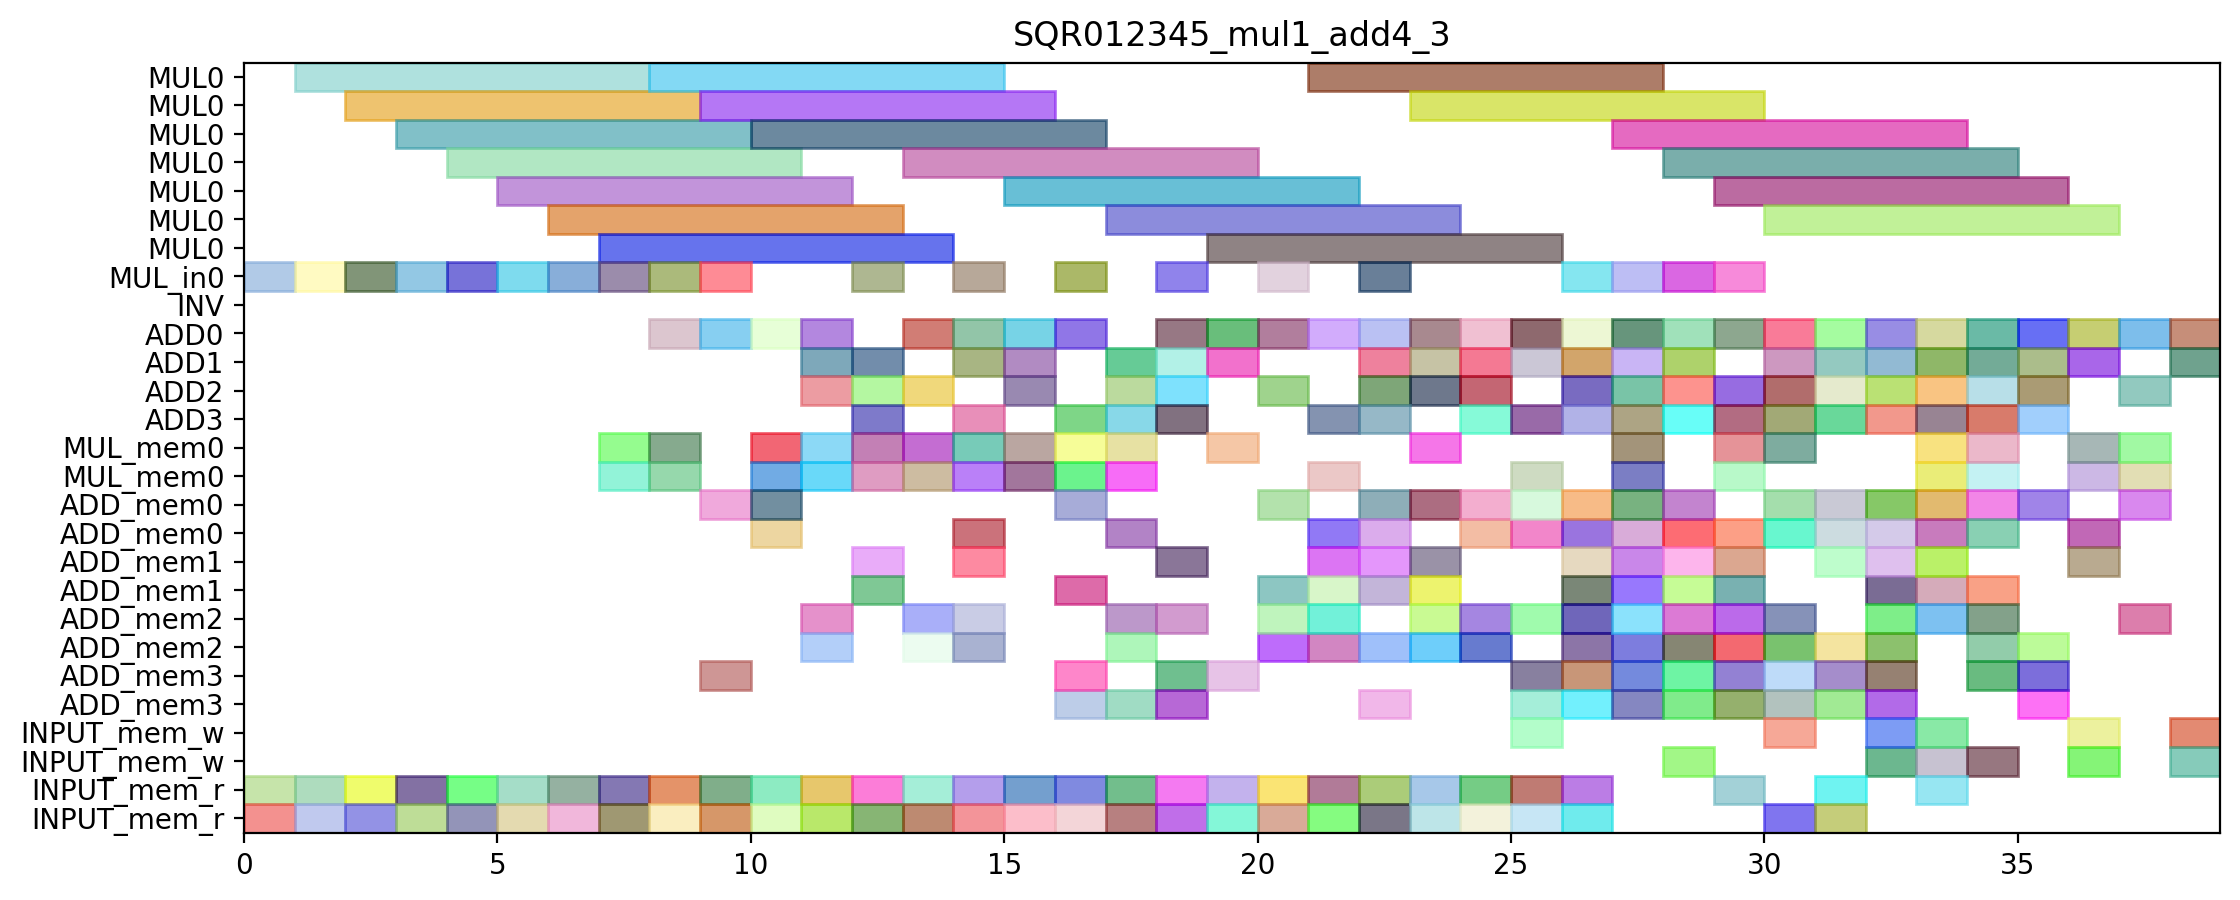

The script that drew this image:
from pyschedule import Scenario, solvers, plotters, alt

def solve_SQR012345_mul1_add4_3(ConstStep, ExpStep):
	horizon = 129
	S=Scenario("SQR012345_mul1_add4_3",horizon = horizon)

	# resource
	MUL = S.Resources('MUL', num=1, size=7)
	MUL_in = S.Resources('MUL_in', num=1)
	INV = S.Resource('INV')
	ADD = S.Resources('ADD', num=4, periods=range(1, horizon))
	MUL_mem = S.Resources('MUL_mem', num=1, size=2)
	ADD_mem = S.Resources('ADD_mem', num=4, size=2)
	INPUT_mem_w = S.Resource('INPUT_mem_w', size=2)
	INPUT_mem_r = S.Resource('INPUT_mem_r', size=2)

	# result of previous scheduling
	T0T2_in = S.Task('T0T2_in', length=1, delay_cost=1)
	S += T0T2_in >= 0
	T0T2_in += MUL_in[0]

	T0T2_mem0 = S.Task('T0T2_mem0', length=1, delay_cost=1)
	S += T0T2_mem0 >= 0
	T0T2_mem0 += INPUT_mem_r

	T0T2_mem1 = S.Task('T0T2_mem1', length=1, delay_cost=1)
	S += T0T2_mem1 >= 0
	T0T2_mem1 += INPUT_mem_r

	T0T2 = S.Task('T0T2', length=7, delay_cost=1)
	S += T0T2 >= 1
	T0T2 += MUL[0]

	T4T2_in = S.Task('T4T2_in', length=1, delay_cost=1)
	S += T4T2_in >= 1
	T4T2_in += MUL_in[0]

	T4T2_mem0 = S.Task('T4T2_mem0', length=1, delay_cost=1)
	S += T4T2_mem0 >= 1
	T4T2_mem0 += INPUT_mem_r

	T4T2_mem1 = S.Task('T4T2_mem1', length=1, delay_cost=1)
	S += T4T2_mem1 >= 1
	T4T2_mem1 += INPUT_mem_r

	T3T0_in = S.Task('T3T0_in', length=1, delay_cost=1)
	S += T3T0_in >= 2
	T3T0_in += MUL_in[0]

	T3T0_mem0 = S.Task('T3T0_mem0', length=1, delay_cost=1)
	S += T3T0_mem0 >= 2
	T3T0_mem0 += INPUT_mem_r

	T3T0_mem1 = S.Task('T3T0_mem1', length=1, delay_cost=1)
	S += T3T0_mem1 >= 2
	T3T0_mem1 += INPUT_mem_r

	T4T2 = S.Task('T4T2', length=7, delay_cost=1)
	S += T4T2 >= 2
	T4T2 += MUL[0]

	T3T0 = S.Task('T3T0', length=7, delay_cost=1)
	S += T3T0 >= 3
	T3T0 += MUL[0]

	T3T1_in = S.Task('T3T1_in', length=1, delay_cost=1)
	S += T3T1_in >= 3
	T3T1_in += MUL_in[0]

	T3T1_mem0 = S.Task('T3T1_mem0', length=1, delay_cost=1)
	S += T3T1_mem0 >= 3
	T3T1_mem0 += INPUT_mem_r

	T3T1_mem1 = S.Task('T3T1_mem1', length=1, delay_cost=1)
	S += T3T1_mem1 >= 3
	T3T1_mem1 += INPUT_mem_r

	T3T1 = S.Task('T3T1', length=7, delay_cost=1)
	S += T3T1 >= 4
	T3T1 += MUL[0]

	T5T1_in = S.Task('T5T1_in', length=1, delay_cost=1)
	S += T5T1_in >= 4
	T5T1_in += MUL_in[0]

	T5T1_mem0 = S.Task('T5T1_mem0', length=1, delay_cost=1)
	S += T5T1_mem0 >= 4
	T5T1_mem0 += INPUT_mem_r

	T5T1_mem1 = S.Task('T5T1_mem1', length=1, delay_cost=1)
	S += T5T1_mem1 >= 4
	T5T1_mem1 += INPUT_mem_r

	T5T0_in = S.Task('T5T0_in', length=1, delay_cost=1)
	S += T5T0_in >= 5
	T5T0_in += MUL_in[0]

	T5T0_mem0 = S.Task('T5T0_mem0', length=1, delay_cost=1)
	S += T5T0_mem0 >= 5
	T5T0_mem0 += INPUT_mem_r

	T5T0_mem1 = S.Task('T5T0_mem1', length=1, delay_cost=1)
	S += T5T0_mem1 >= 5
	T5T0_mem1 += INPUT_mem_r

	T5T1 = S.Task('T5T1', length=7, delay_cost=1)
	S += T5T1 >= 5
	T5T1 += MUL[0]

	T5T0 = S.Task('T5T0', length=7, delay_cost=1)
	S += T5T0 >= 6
	T5T0 += MUL[0]

	T7T0_in = S.Task('T7T0_in', length=1, delay_cost=1)
	S += T7T0_in >= 6
	T7T0_in += MUL_in[0]

	T7T0_mem0 = S.Task('T7T0_mem0', length=1, delay_cost=1)
	S += T7T0_mem0 >= 6
	T7T0_mem0 += INPUT_mem_r

	T7T0_mem1 = S.Task('T7T0_mem1', length=1, delay_cost=1)
	S += T7T0_mem1 >= 6
	T7T0_mem1 += INPUT_mem_r

	T7T0 = S.Task('T7T0', length=7, delay_cost=1)
	S += T7T0 >= 7
	T7T0 += MUL[0]

	T7T1_in = S.Task('T7T1_in', length=1, delay_cost=1)
	S += T7T1_in >= 7
	T7T1_in += MUL_in[0]

	T7T1_mem0 = S.Task('T7T1_mem0', length=1, delay_cost=1)
	S += T7T1_mem0 >= 7
	T7T1_mem0 += INPUT_mem_r

	T7T1_mem1 = S.Task('T7T1_mem1', length=1, delay_cost=1)
	S += T7T1_mem1 >= 7
	T7T1_mem1 += INPUT_mem_r

	T6T0_in = S.Task('T6T0_in', length=1, delay_cost=1)
	S += T6T0_in >= 8
	T6T0_in += MUL_in[0]

	T6T0_mem0 = S.Task('T6T0_mem0', length=1, delay_cost=1)
	S += T6T0_mem0 >= 8
	T6T0_mem0 += INPUT_mem_r

	T6T0_mem1 = S.Task('T6T0_mem1', length=1, delay_cost=1)
	S += T6T0_mem1 >= 8
	T6T0_mem1 += INPUT_mem_r

	T7T1 = S.Task('T7T1', length=7, delay_cost=1)
	S += T7T1 >= 8
	T7T1 += MUL[0]

	C111_mem0 = S.Task('C111_mem0', length=1, delay_cost=1)
	S += C111_mem0 >= 9
	C111_mem0 += ADD_mem[0]

	C111_mem1 = S.Task('C111_mem1', length=1, delay_cost=1)
	S += C111_mem1 >= 9
	C111_mem1 += ADD_mem[3]

	T6T0 = S.Task('T6T0', length=7, delay_cost=1)
	S += T6T0 >= 9
	T6T0 += MUL[0]

	T6T1_in = S.Task('T6T1_in', length=1, delay_cost=1)
	S += T6T1_in >= 9
	T6T1_in += MUL_in[0]

	T6T1_mem0 = S.Task('T6T1_mem0', length=1, delay_cost=1)
	S += T6T1_mem0 >= 9
	T6T1_mem0 += INPUT_mem_r

	T6T1_mem1 = S.Task('T6T1_mem1', length=1, delay_cost=1)
	S += T6T1_mem1 >= 9
	T6T1_mem1 += INPUT_mem_r

	C111 = S.Task('C111', length=1, delay_cost=1)
	S += C111 >= 10
	C111 += ADD[0]

	T30_mem0 = S.Task('T30_mem0', length=1, delay_cost=1)
	S += T30_mem0 >= 10
	T30_mem0 += MUL_mem[0]

	T30_mem1 = S.Task('T30_mem1', length=1, delay_cost=1)
	S += T30_mem1 >= 10
	T30_mem1 += MUL_mem[0]

	T3T2_mem0 = S.Task('T3T2_mem0', length=1, delay_cost=1)
	S += T3T2_mem0 >= 10
	T3T2_mem0 += INPUT_mem_r

	T3T2_mem1 = S.Task('T3T2_mem1', length=1, delay_cost=1)
	S += T3T2_mem1 >= 10
	T3T2_mem1 += INPUT_mem_r

	T6T1 = S.Task('T6T1', length=7, delay_cost=1)
	S += T6T1 >= 10
	T6T1 += MUL[0]

	T30 = S.Task('T30', length=1, delay_cost=1)
	S += T30 >= 11
	T30 += ADD[2]

	T3T2 = S.Task('T3T2', length=1, delay_cost=1)
	S += T3T2 >= 11
	T3T2 += ADD[1]

	T3T3_mem0 = S.Task('T3T3_mem0', length=1, delay_cost=1)
	S += T3T3_mem0 >= 11
	T3T3_mem0 += INPUT_mem_r

	T3T3_mem1 = S.Task('T3T3_mem1', length=1, delay_cost=1)
	S += T3T3_mem1 >= 11
	T3T3_mem1 += INPUT_mem_r

	T3T5_mem0 = S.Task('T3T5_mem0', length=1, delay_cost=1)
	S += T3T5_mem0 >= 11
	T3T5_mem0 += MUL_mem[0]

	T3T5_mem1 = S.Task('T3T5_mem1', length=1, delay_cost=1)
	S += T3T5_mem1 >= 11
	T3T5_mem1 += MUL_mem[0]

	T3T3 = S.Task('T3T3', length=1, delay_cost=1)
	S += T3T3 >= 12
	T3T3 += ADD[1]

	T3T4_in = S.Task('T3T4_in', length=1, delay_cost=1)
	S += T3T4_in >= 12
	T3T4_in += MUL_in[0]

	T3T4_mem0 = S.Task('T3T4_mem0', length=1, delay_cost=1)
	S += T3T4_mem0 >= 12
	T3T4_mem0 += ADD_mem[1]

	T3T4_mem1 = S.Task('T3T4_mem1', length=1, delay_cost=1)
	S += T3T4_mem1 >= 12
	T3T4_mem1 += ADD_mem[1]

	T3T5 = S.Task('T3T5', length=1, delay_cost=1)
	S += T3T5 >= 12
	T3T5 += ADD[3]

	T50_mem0 = S.Task('T50_mem0', length=1, delay_cost=1)
	S += T50_mem0 >= 12
	T50_mem0 += MUL_mem[0]

	T50_mem1 = S.Task('T50_mem1', length=1, delay_cost=1)
	S += T50_mem1 >= 12
	T50_mem1 += MUL_mem[0]

	T7T3_mem0 = S.Task('T7T3_mem0', length=1, delay_cost=1)
	S += T7T3_mem0 >= 12
	T7T3_mem0 += INPUT_mem_r

	T7T3_mem1 = S.Task('T7T3_mem1', length=1, delay_cost=1)
	S += T7T3_mem1 >= 12
	T7T3_mem1 += INPUT_mem_r

	T3T4 = S.Task('T3T4', length=7, delay_cost=1)
	S += T3T4 >= 13
	T3T4 += MUL[0]

	T50 = S.Task('T50', length=1, delay_cost=1)
	S += T50 >= 13
	T50 += ADD[2]

	T5T5_mem0 = S.Task('T5T5_mem0', length=1, delay_cost=1)
	S += T5T5_mem0 >= 13
	T5T5_mem0 += MUL_mem[0]

	T5T5_mem1 = S.Task('T5T5_mem1', length=1, delay_cost=1)
	S += T5T5_mem1 >= 13
	T5T5_mem1 += MUL_mem[0]

	T7T2_mem0 = S.Task('T7T2_mem0', length=1, delay_cost=1)
	S += T7T2_mem0 >= 13
	T7T2_mem0 += INPUT_mem_r

	T7T2_mem1 = S.Task('T7T2_mem1', length=1, delay_cost=1)
	S += T7T2_mem1 >= 13
	T7T2_mem1 += INPUT_mem_r

	T7T3 = S.Task('T7T3', length=1, delay_cost=1)
	S += T7T3 >= 13
	T7T3 += ADD[0]

	C01_0_mem0 = S.Task('C01_0_mem0', length=1, delay_cost=1)
	S += C01_0_mem0 >= 14
	C01_0_mem0 += ADD_mem[2]

	C01_0_mem1 = S.Task('C01_0_mem1', length=1, delay_cost=1)
	S += C01_0_mem1 >= 14
	C01_0_mem1 += ADD_mem[2]

	T5T5 = S.Task('T5T5', length=1, delay_cost=1)
	S += T5T5 >= 14
	T5T5 += ADD[0]

	T6T3_mem0 = S.Task('T6T3_mem0', length=1, delay_cost=1)
	S += T6T3_mem0 >= 14
	T6T3_mem0 += INPUT_mem_r

	T6T3_mem1 = S.Task('T6T3_mem1', length=1, delay_cost=1)
	S += T6T3_mem1 >= 14
	T6T3_mem1 += INPUT_mem_r

	T7T2 = S.Task('T7T2', length=1, delay_cost=1)
	S += T7T2 >= 14
	T7T2 += ADD[1]

	T7T4_in = S.Task('T7T4_in', length=1, delay_cost=1)
	S += T7T4_in >= 14
	T7T4_in += MUL_in[0]

	T7T4_mem0 = S.Task('T7T4_mem0', length=1, delay_cost=1)
	S += T7T4_mem0 >= 14
	T7T4_mem0 += ADD_mem[1]

	T7T4_mem1 = S.Task('T7T4_mem1', length=1, delay_cost=1)
	S += T7T4_mem1 >= 14
	T7T4_mem1 += ADD_mem[0]

	T7T5_mem0 = S.Task('T7T5_mem0', length=1, delay_cost=1)
	S += T7T5_mem0 >= 14
	T7T5_mem0 += MUL_mem[0]

	T7T5_mem1 = S.Task('T7T5_mem1', length=1, delay_cost=1)
	S += T7T5_mem1 >= 14
	T7T5_mem1 += MUL_mem[0]

	C01_0 = S.Task('C01_0', length=1, delay_cost=1)
	S += C01_0 >= 15
	C01_0 += ADD[2]

	T6T2_mem0 = S.Task('T6T2_mem0', length=1, delay_cost=1)
	S += T6T2_mem0 >= 15
	T6T2_mem0 += INPUT_mem_r

	T6T2_mem1 = S.Task('T6T2_mem1', length=1, delay_cost=1)
	S += T6T2_mem1 >= 15
	T6T2_mem1 += INPUT_mem_r

	T6T3 = S.Task('T6T3', length=1, delay_cost=1)
	S += T6T3 >= 15
	T6T3 += ADD[1]

	T70_mem0 = S.Task('T70_mem0', length=1, delay_cost=1)
	S += T70_mem0 >= 15
	T70_mem0 += MUL_mem[0]

	T70_mem1 = S.Task('T70_mem1', length=1, delay_cost=1)
	S += T70_mem1 >= 15
	T70_mem1 += MUL_mem[0]

	T7T4 = S.Task('T7T4', length=7, delay_cost=1)
	S += T7T4 >= 15
	T7T4 += MUL[0]

	T7T5 = S.Task('T7T5', length=1, delay_cost=1)
	S += T7T5 >= 15
	T7T5 += ADD[0]

	T5T2_mem0 = S.Task('T5T2_mem0', length=1, delay_cost=1)
	S += T5T2_mem0 >= 16
	T5T2_mem0 += INPUT_mem_r

	T5T2_mem1 = S.Task('T5T2_mem1', length=1, delay_cost=1)
	S += T5T2_mem1 >= 16
	T5T2_mem1 += INPUT_mem_r

	T60_mem0 = S.Task('T60_mem0', length=1, delay_cost=1)
	S += T60_mem0 >= 16
	T60_mem0 += MUL_mem[0]

	T60_mem1 = S.Task('T60_mem1', length=1, delay_cost=1)
	S += T60_mem1 >= 16
	T60_mem1 += MUL_mem[0]

	T6T2 = S.Task('T6T2', length=1, delay_cost=1)
	S += T6T2 >= 16
	T6T2 += ADD[0]

	T6T4_in = S.Task('T6T4_in', length=1, delay_cost=1)
	S += T6T4_in >= 16
	T6T4_in += MUL_in[0]

	T6T4_mem0 = S.Task('T6T4_mem0', length=1, delay_cost=1)
	S += T6T4_mem0 >= 16
	T6T4_mem0 += ADD_mem[0]

	T6T4_mem1 = S.Task('T6T4_mem1', length=1, delay_cost=1)
	S += T6T4_mem1 >= 16
	T6T4_mem1 += ADD_mem[1]

	T70 = S.Task('T70', length=1, delay_cost=1)
	S += T70 >= 16
	T70 += ADD[3]

	C21_0_mem0 = S.Task('C21_0_mem0', length=1, delay_cost=1)
	S += C21_0_mem0 >= 17
	C21_0_mem0 += ADD_mem[0]

	C21_0_mem1 = S.Task('C21_0_mem1', length=1, delay_cost=1)
	S += C21_0_mem1 >= 17
	C21_0_mem1 += ADD_mem[3]

	T5T2 = S.Task('T5T2', length=1, delay_cost=1)
	S += T5T2 >= 17
	T5T2 += ADD[3]

	T5T3_mem0 = S.Task('T5T3_mem0', length=1, delay_cost=1)
	S += T5T3_mem0 >= 17
	T5T3_mem0 += INPUT_mem_r

	T5T3_mem1 = S.Task('T5T3_mem1', length=1, delay_cost=1)
	S += T5T3_mem1 >= 17
	T5T3_mem1 += INPUT_mem_r

	T60 = S.Task('T60', length=1, delay_cost=1)
	S += T60 >= 17
	T60 += ADD[2]

	T6T4 = S.Task('T6T4', length=7, delay_cost=1)
	S += T6T4 >= 17
	T6T4 += MUL[0]

	T6T5_mem0 = S.Task('T6T5_mem0', length=1, delay_cost=1)
	S += T6T5_mem0 >= 17
	T6T5_mem0 += MUL_mem[0]

	T6T5_mem1 = S.Task('T6T5_mem1', length=1, delay_cost=1)
	S += T6T5_mem1 >= 17
	T6T5_mem1 += MUL_mem[0]

	C10_0_mem0 = S.Task('C10_0_mem0', length=1, delay_cost=1)
	S += C10_0_mem0 >= 18
	C10_0_mem0 += ADD_mem[1]

	C10_0_mem1 = S.Task('C10_0_mem1', length=1, delay_cost=1)
	S += C10_0_mem1 >= 18
	C10_0_mem1 += ADD_mem[2]

	C21_0 = S.Task('C21_0', length=1, delay_cost=1)
	S += C21_0 >= 18
	C21_0 += ADD[0]

	T4T0_mem0 = S.Task('T4T0_mem0', length=1, delay_cost=1)
	S += T4T0_mem0 >= 18
	T4T0_mem0 += INPUT_mem_r

	T4T0_mem1 = S.Task('T4T0_mem1', length=1, delay_cost=1)
	S += T4T0_mem1 >= 18
	T4T0_mem1 += INPUT_mem_r

	T5T3 = S.Task('T5T3', length=1, delay_cost=1)
	S += T5T3 >= 18
	T5T3 += ADD[3]

	T5T4_in = S.Task('T5T4_in', length=1, delay_cost=1)
	S += T5T4_in >= 18
	T5T4_in += MUL_in[0]

	T5T4_mem0 = S.Task('T5T4_mem0', length=1, delay_cost=1)
	S += T5T4_mem0 >= 18
	T5T4_mem0 += ADD_mem[3]

	T5T4_mem1 = S.Task('T5T4_mem1', length=1, delay_cost=1)
	S += T5T4_mem1 >= 18
	T5T4_mem1 += ADD_mem[3]

	T6T5 = S.Task('T6T5', length=1, delay_cost=1)
	S += T6T5 >= 18
	T6T5 += ADD[2]

	C10_0 = S.Task('C10_0', length=1, delay_cost=1)
	S += C10_0 >= 19
	C10_0 += ADD[0]

	T31_mem0 = S.Task('T31_mem0', length=1, delay_cost=1)
	S += T31_mem0 >= 19
	T31_mem0 += MUL_mem[0]

	T31_mem1 = S.Task('T31_mem1', length=1, delay_cost=1)
	S += T31_mem1 >= 19
	T31_mem1 += ADD_mem[3]

	T4T0 = S.Task('T4T0', length=1, delay_cost=1)
	S += T4T0 >= 19
	T4T0 += ADD[1]

	T4T1_mem0 = S.Task('T4T1_mem0', length=1, delay_cost=1)
	S += T4T1_mem0 >= 19
	T4T1_mem0 += INPUT_mem_r

	T4T1_mem1 = S.Task('T4T1_mem1', length=1, delay_cost=1)
	S += T4T1_mem1 >= 19
	T4T1_mem1 += INPUT_mem_r

	T5T4 = S.Task('T5T4', length=7, delay_cost=1)
	S += T5T4 >= 19
	T5T4 += MUL[0]

	T0T0_mem0 = S.Task('T0T0_mem0', length=1, delay_cost=1)
	S += T0T0_mem0 >= 20
	T0T0_mem0 += INPUT_mem_r

	T0T0_mem1 = S.Task('T0T0_mem1', length=1, delay_cost=1)
	S += T0T0_mem1 >= 20
	T0T0_mem1 += INPUT_mem_r

	T31 = S.Task('T31', length=1, delay_cost=1)
	S += T31 >= 20
	T31 += ADD[2]

	T40_in = S.Task('T40_in', length=1, delay_cost=1)
	S += T40_in >= 20
	T40_in += MUL_in[0]

	T40_mem0 = S.Task('T40_mem0', length=1, delay_cost=1)
	S += T40_mem0 >= 20
	T40_mem0 += ADD_mem[1]

	T40_mem1 = S.Task('T40_mem1', length=1, delay_cost=1)
	S += T40_mem1 >= 20
	T40_mem1 += ADD_mem[0]

	T4T1 = S.Task('T4T1', length=1, delay_cost=1)
	S += T4T1 >= 20
	T4T1 += ADD[0]

	C000_mem0 = S.Task('C000_mem0', length=1, delay_cost=1)
	S += C000_mem0 >= 21
	C000_mem0 += ADD_mem[2]

	C000_mem1 = S.Task('C000_mem1', length=1, delay_cost=1)
	S += C000_mem1 >= 21
	C000_mem1 += ADD_mem[1]

	C001_mem0 = S.Task('C001_mem0', length=1, delay_cost=1)
	S += C001_mem0 >= 21
	C001_mem0 += ADD_mem[2]

	C001_mem1 = S.Task('C001_mem1', length=1, delay_cost=1)
	S += C001_mem1 >= 21
	C001_mem1 += ADD_mem[1]

	T0T0 = S.Task('T0T0', length=1, delay_cost=1)
	S += T0T0 >= 21
	T0T0 += ADD[3]

	T0T1_mem0 = S.Task('T0T1_mem0', length=1, delay_cost=1)
	S += T0T1_mem0 >= 21
	T0T1_mem0 += INPUT_mem_r

	T0T1_mem1 = S.Task('T0T1_mem1', length=1, delay_cost=1)
	S += T0T1_mem1 >= 21
	T0T1_mem1 += INPUT_mem_r

	T40 = S.Task('T40', length=7, delay_cost=1)
	S += T40 >= 21
	T40 += MUL[0]

	T71_mem0 = S.Task('T71_mem0', length=1, delay_cost=1)
	S += T71_mem0 >= 21
	T71_mem0 += MUL_mem[0]

	T71_mem1 = S.Task('T71_mem1', length=1, delay_cost=1)
	S += T71_mem1 >= 21
	T71_mem1 += ADD_mem[0]

	C000 = S.Task('C000', length=1, delay_cost=1)
	S += C000 >= 22
	C000 += ADD[3]

	C001 = S.Task('C001', length=1, delay_cost=1)
	S += C001 >= 22
	C001 += ADD[1]

	C00_1_mem0 = S.Task('C00_1_mem0', length=1, delay_cost=1)
	S += C00_1_mem0 >= 22
	C00_1_mem0 += ADD_mem[1]

	C00_1_mem1 = S.Task('C00_1_mem1', length=1, delay_cost=1)
	S += C00_1_mem1 >= 22
	C00_1_mem1 += ADD_mem[1]

	T00_in = S.Task('T00_in', length=1, delay_cost=1)
	S += T00_in >= 22
	T00_in += MUL_in[0]

	T00_mem0 = S.Task('T00_mem0', length=1, delay_cost=1)
	S += T00_mem0 >= 22
	T00_mem0 += ADD_mem[3]

	T00_mem1 = S.Task('T00_mem1', length=1, delay_cost=1)
	S += T00_mem1 >= 22
	T00_mem1 += ADD_mem[2]

	T0T1 = S.Task('T0T1', length=1, delay_cost=1)
	S += T0T1 >= 22
	T0T1 += ADD[2]

	T11_mem0 = S.Task('T11_mem0', length=1, delay_cost=1)
	S += T11_mem0 >= 22
	T11_mem0 += INPUT_mem_r

	T11_mem1 = S.Task('T11_mem1', length=1, delay_cost=1)
	S += T11_mem1 >= 22
	T11_mem1 += INPUT_mem_r

	T71 = S.Task('T71', length=1, delay_cost=1)
	S += T71 >= 22
	T71 += ADD[0]

	C00_1 = S.Task('C00_1', length=1, delay_cost=1)
	S += C00_1 >= 23
	C00_1 += ADD[2]

	C21_1_mem0 = S.Task('C21_1_mem0', length=1, delay_cost=1)
	S += C21_1_mem0 >= 23
	C21_1_mem0 += ADD_mem[2]

	C21_1_mem1 = S.Task('C21_1_mem1', length=1, delay_cost=1)
	S += C21_1_mem1 >= 23
	C21_1_mem1 += ADD_mem[0]

	T00 = S.Task('T00', length=7, delay_cost=1)
	S += T00 >= 23
	T00 += MUL[0]

	T11 = S.Task('T11', length=1, delay_cost=1)
	S += T11 >= 23
	T11 += ADD[1]

	T1_1_mem0 = S.Task('T1_1_mem0', length=1, delay_cost=1)
	S += T1_1_mem0 >= 23
	T1_1_mem0 += ADD_mem[1]

	T1_1_mem1 = S.Task('T1_1_mem1', length=1, delay_cost=1)
	S += T1_1_mem1 >= 23
	T1_1_mem1 += INPUT_mem_r

	T21_mem0 = S.Task('T21_mem0', length=1, delay_cost=1)
	S += T21_mem0 >= 23
	T21_mem0 += ADD_mem[1]

	T21_mem1 = S.Task('T21_mem1', length=1, delay_cost=1)
	S += T21_mem1 >= 23
	T21_mem1 += INPUT_mem_r

	T61_mem0 = S.Task('T61_mem0', length=1, delay_cost=1)
	S += T61_mem0 >= 23
	T61_mem0 += MUL_mem[0]

	T61_mem1 = S.Task('T61_mem1', length=1, delay_cost=1)
	S += T61_mem1 >= 23
	T61_mem1 += ADD_mem[2]

	C21_1 = S.Task('C21_1', length=1, delay_cost=1)
	S += C21_1 >= 24
	C21_1 += ADD[3]

	T10_mem0 = S.Task('T10_mem0', length=1, delay_cost=1)
	S += T10_mem0 >= 24
	T10_mem0 += INPUT_mem_r

	T10_mem1 = S.Task('T10_mem1', length=1, delay_cost=1)
	S += T10_mem1 >= 24
	T10_mem1 += INPUT_mem_r

	T1_1 = S.Task('T1_1', length=1, delay_cost=1)
	S += T1_1 >= 24
	T1_1 += ADD[1]

	T21 = S.Task('T21', length=1, delay_cost=1)
	S += T21 >= 24
	T21 += ADD[2]

	T61 = S.Task('T61', length=1, delay_cost=1)
	S += T61 >= 24
	T61 += ADD[0]

	C10_1_mem0 = S.Task('C10_1_mem0', length=1, delay_cost=1)
	S += C10_1_mem0 >= 25
	C10_1_mem0 += ADD_mem[2]

	C10_1_mem1 = S.Task('C10_1_mem1', length=1, delay_cost=1)
	S += C10_1_mem1 >= 25
	C10_1_mem1 += ADD_mem[0]

	T10 = S.Task('T10', length=1, delay_cost=1)
	S += T10 >= 25
	T10 += ADD[3]

	T1_0_mem0 = S.Task('T1_0_mem0', length=1, delay_cost=1)
	S += T1_0_mem0 >= 25
	T1_0_mem0 += ADD_mem[3]

	T1_0_mem1 = S.Task('T1_0_mem1', length=1, delay_cost=1)
	S += T1_0_mem1 >= 25
	T1_0_mem1 += INPUT_mem_r

	T20_mem0 = S.Task('T20_mem0', length=1, delay_cost=1)
	S += T20_mem0 >= 25
	T20_mem0 += ADD_mem[3]

	T20_mem1 = S.Task('T20_mem1', length=1, delay_cost=1)
	S += T20_mem1 >= 25
	T20_mem1 += INPUT_mem_r

	T51_mem0 = S.Task('T51_mem0', length=1, delay_cost=1)
	S += T51_mem0 >= 25
	T51_mem0 += MUL_mem[0]

	T51_mem1 = S.Task('T51_mem1', length=1, delay_cost=1)
	S += T51_mem1 >= 25
	T51_mem1 += ADD_mem[0]

	C01_10_mem0 = S.Task('C01_10_mem0', length=1, delay_cost=1)
	S += C01_10_mem0 >= 26
	C01_10_mem0 += ADD_mem[2]

	C01_10_mem1 = S.Task('C01_10_mem1', length=1, delay_cost=1)
	S += C01_10_mem1 >= 26
	C01_10_mem1 += INPUT_mem_r

	C10_1 = S.Task('C10_1', length=1, delay_cost=1)
	S += C10_1 >= 26
	C10_1 += ADD[2]

	C21_10_mem0 = S.Task('C21_10_mem0', length=1, delay_cost=1)
	S += C21_10_mem0 >= 26
	C21_10_mem0 += ADD_mem[0]

	C21_10_mem1 = S.Task('C21_10_mem1', length=1, delay_cost=1)
	S += C21_10_mem1 >= 26
	C21_10_mem1 += INPUT_mem_r

	T1_0 = S.Task('T1_0', length=1, delay_cost=1)
	S += T1_0 >= 26
	T1_0 += ADD[3]

	T1_1T1_mem0 = S.Task('T1_1T1_mem0', length=1, delay_cost=1)
	S += T1_1T1_mem0 >= 26
	T1_1T1_mem0 += ADD_mem[3]

	T1_1T1_mem1 = S.Task('T1_1T1_mem1', length=1, delay_cost=1)
	S += T1_1T1_mem1 >= 26
	T1_1T1_mem1 += ADD_mem[1]

	T1_1T2_in = S.Task('T1_1T2_in', length=1, delay_cost=1)
	S += T1_1T2_in >= 26
	T1_1T2_in += MUL_in[0]

	T1_1T2_mem0 = S.Task('T1_1T2_mem0', length=1, delay_cost=1)
	S += T1_1T2_mem0 >= 26
	T1_1T2_mem0 += ADD_mem[3]

	T1_1T2_mem1 = S.Task('T1_1T2_mem1', length=1, delay_cost=1)
	S += T1_1T2_mem1 >= 26
	T1_1T2_mem1 += ADD_mem[1]

	T20 = S.Task('T20', length=1, delay_cost=1)
	S += T20 >= 26
	T20 += ADD[0]

	T2_T1_mem0 = S.Task('T2_T1_mem0', length=1, delay_cost=1)
	S += T2_T1_mem0 >= 26
	T2_T1_mem0 += ADD_mem[0]

	T2_T1_mem1 = S.Task('T2_T1_mem1', length=1, delay_cost=1)
	S += T2_T1_mem1 >= 26
	T2_T1_mem1 += ADD_mem[2]

	T51 = S.Task('T51', length=1, delay_cost=1)
	S += T51 >= 26
	T51 += ADD[1]

	C01_10 = S.Task('C01_10', length=1, delay_cost=1)
	S += C01_10 >= 27
	C01_10 += ADD[1]

	C200_mem0 = S.Task('C200_mem0', length=1, delay_cost=1)
	S += C200_mem0 >= 27
	C200_mem0 += MUL_mem[0]

	C200_mem1 = S.Task('C200_mem1', length=1, delay_cost=1)
	S += C200_mem1 >= 27
	C200_mem1 += ADD_mem[3]

	C201_mem0 = S.Task('C201_mem0', length=1, delay_cost=1)
	S += C201_mem0 >= 27
	C201_mem0 += MUL_mem[0]

	C201_mem1 = S.Task('C201_mem1', length=1, delay_cost=1)
	S += C201_mem1 >= 27
	C201_mem1 += ADD_mem[3]

	C21_10 = S.Task('C21_10', length=1, delay_cost=1)
	S += C21_10 >= 27
	C21_10 += ADD[2]

	T1_1T1 = S.Task('T1_1T1', length=1, delay_cost=1)
	S += T1_1T1 >= 27
	T1_1T1 += ADD[3]

	T1_1T2 = S.Task('T1_1T2', length=7, delay_cost=1)
	S += T1_1T2 >= 27
	T1_1T2 += MUL[0]

	T2_T0_mem0 = S.Task('T2_T0_mem0', length=1, delay_cost=1)
	S += T2_T0_mem0 >= 27
	T2_T0_mem0 += ADD_mem[0]

	T2_T0_mem1 = S.Task('T2_T0_mem1', length=1, delay_cost=1)
	S += T2_T0_mem1 >= 27
	T2_T0_mem1 += ADD_mem[2]

	T2_T1 = S.Task('T2_T1', length=1, delay_cost=1)
	S += T2_T1 >= 27
	T2_T1 += ADD[0]

	T2_T2_in = S.Task('T2_T2_in', length=1, delay_cost=1)
	S += T2_T2_in >= 27
	T2_T2_in += MUL_in[0]

	T2_T2_mem0 = S.Task('T2_T2_mem0', length=1, delay_cost=1)
	S += T2_T2_mem0 >= 27
	T2_T2_mem0 += ADD_mem[0]

	T2_T2_mem1 = S.Task('T2_T2_mem1', length=1, delay_cost=1)
	S += T2_T2_mem1 >= 27
	T2_T2_mem1 += ADD_mem[2]

	C01_1_mem0 = S.Task('C01_1_mem0', length=1, delay_cost=1)
	S += C01_1_mem0 >= 28
	C01_1_mem0 += ADD_mem[3]

	C01_1_mem1 = S.Task('C01_1_mem1', length=1, delay_cost=1)
	S += C01_1_mem1 >= 28
	C01_1_mem1 += ADD_mem[1]

	C200 = S.Task('C200', length=1, delay_cost=1)
	S += C200 >= 28
	C200 += ADD[0]

	C201 = S.Task('C201', length=1, delay_cost=1)
	S += C201 >= 28
	C201 += ADD[1]

	C20_0_mem0 = S.Task('C20_0_mem0', length=1, delay_cost=1)
	S += C20_0_mem0 >= 28
	C20_0_mem0 += ADD_mem[0]

	C20_0_mem1 = S.Task('C20_0_mem1', length=1, delay_cost=1)
	S += C20_0_mem1 >= 28
	C20_0_mem1 += ADD_mem[2]

	T1_1T0_mem0 = S.Task('T1_1T0_mem0', length=1, delay_cost=1)
	S += T1_1T0_mem0 >= 28
	T1_1T0_mem0 += ADD_mem[3]

	T1_1T0_mem1 = S.Task('T1_1T0_mem1', length=1, delay_cost=1)
	S += T1_1T0_mem1 >= 28
	T1_1T0_mem1 += ADD_mem[1]

	T2_0_in = S.Task('T2_0_in', length=1, delay_cost=1)
	S += T2_0_in >= 28
	T2_0_in += MUL_in[0]

	T2_0_mem0 = S.Task('T2_0_mem0', length=1, delay_cost=1)
	S += T2_0_mem0 >= 28
	T2_0_mem0 += ADD_mem[2]

	T2_0_mem1 = S.Task('T2_0_mem1', length=1, delay_cost=1)
	S += T2_0_mem1 >= 28
	T2_0_mem1 += ADD_mem[0]

	T2_T0 = S.Task('T2_T0', length=1, delay_cost=1)
	S += T2_T0 >= 28
	T2_T0 += ADD[2]

	T2_T2 = S.Task('T2_T2', length=7, delay_cost=1)
	S += T2_T2 >= 28
	T2_T2 += MUL[0]

	C01_1 = S.Task('C01_1', length=1, delay_cost=1)
	S += C01_1 >= 29
	C01_1 += ADD[3]

	C01_11_mem0 = S.Task('C01_11_mem0', length=1, delay_cost=1)
	S += C01_11_mem0 >= 29
	C01_11_mem0 += ADD_mem[3]

	C01_11_mem1 = S.Task('C01_11_mem1', length=1, delay_cost=1)
	S += C01_11_mem1 >= 29
	C01_11_mem1 += INPUT_mem_r

	C110_mem0 = S.Task('C110_mem0', length=1, delay_cost=1)
	S += C110_mem0 >= 29
	C110_mem0 += MUL_mem[0]

	C110_mem1 = S.Task('C110_mem1', length=1, delay_cost=1)
	S += C110_mem1 >= 29
	C110_mem1 += MUL_mem[0]

	C20_0 = S.Task('C20_0', length=1, delay_cost=1)
	S += C20_0 >= 29
	C20_0 += ADD[2]

	C20_1_mem0 = S.Task('C20_1_mem0', length=1, delay_cost=1)
	S += C20_1_mem0 >= 29
	C20_1_mem0 += ADD_mem[1]

	C20_1_mem1 = S.Task('C20_1_mem1', length=1, delay_cost=1)
	S += C20_1_mem1 >= 29
	C20_1_mem1 += ADD_mem[1]

	T1_10_in = S.Task('T1_10_in', length=1, delay_cost=1)
	S += T1_10_in >= 29
	T1_10_in += MUL_in[0]

	T1_10_mem0 = S.Task('T1_10_mem0', length=1, delay_cost=1)
	S += T1_10_mem0 >= 29
	T1_10_mem0 += ADD_mem[0]

	T1_10_mem1 = S.Task('T1_10_mem1', length=1, delay_cost=1)
	S += T1_10_mem1 >= 29
	T1_10_mem1 += ADD_mem[3]

	T1_1T0 = S.Task('T1_1T0', length=1, delay_cost=1)
	S += T1_1T0 >= 29
	T1_1T0 += ADD[0]

	T2_0 = S.Task('T2_0', length=7, delay_cost=1)
	S += T2_0 >= 29
	T2_0 += MUL[0]

	C00_0_mem0 = S.Task('C00_0_mem0', length=1, delay_cost=1)
	S += C00_0_mem0 >= 30
	C00_0_mem0 += MUL_mem[0]

	C00_0_mem1 = S.Task('C00_0_mem1', length=1, delay_cost=1)
	S += C00_0_mem1 >= 30
	C00_0_mem1 += ADD_mem[3]

	C01_11 = S.Task('C01_11', length=1, delay_cost=1)
	S += C01_11 >= 30
	C01_11 += ADD[3]

	C10_10_mem0 = S.Task('C10_10_mem0', length=1, delay_cost=1)
	S += C10_10_mem0 >= 30
	C10_10_mem0 += ADD_mem[0]

	C10_10_mem1 = S.Task('C10_10_mem1', length=1, delay_cost=1)
	S += C10_10_mem1 >= 30
	C10_10_mem1 += ADD_mem[2]

	C10_11_mem0 = S.Task('C10_11_mem0', length=1, delay_cost=1)
	S += C10_11_mem0 >= 30
	C10_11_mem0 += ADD_mem[0]

	C10_11_mem1 = S.Task('C10_11_mem1', length=1, delay_cost=1)
	S += C10_11_mem1 >= 30
	C10_11_mem1 += ADD_mem[2]

	C110 = S.Task('C110', length=1, delay_cost=1)
	S += C110 >= 30
	C110 += ADD[0]

	C20_1 = S.Task('C20_1', length=1, delay_cost=1)
	S += C20_1 >= 30
	C20_1 += ADD[1]

	C21_11_mem0 = S.Task('C21_11_mem0', length=1, delay_cost=1)
	S += C21_11_mem0 >= 30
	C21_11_mem0 += ADD_mem[3]

	C21_11_mem1 = S.Task('C21_11_mem1', length=1, delay_cost=1)
	S += C21_11_mem1 >= 30
	C21_11_mem1 += INPUT_mem_r

	T1_10 = S.Task('T1_10', length=7, delay_cost=1)
	S += T1_10 >= 30
	T1_10 += MUL[0]

	C00_0 = S.Task('C00_0', length=1, delay_cost=1)
	S += C00_0 >= 31
	C00_0 += ADD[3]

	C10_10 = S.Task('C10_10', length=1, delay_cost=1)
	S += C10_10 >= 31
	C10_10 += ADD[1]

	C10_11 = S.Task('C10_11', length=1, delay_cost=1)
	S += C10_11 >= 31
	C10_11 += ADD[2]

	C10_20_mem0 = S.Task('C10_20_mem0', length=1, delay_cost=1)
	S += C10_20_mem0 >= 31
	C10_20_mem0 += ADD_mem[1]

	C10_20_mem1 = S.Task('C10_20_mem1', length=1, delay_cost=1)
	S += C10_20_mem1 >= 31
	C10_20_mem1 += INPUT_mem_r

	C10_21_mem0 = S.Task('C10_21_mem0', length=1, delay_cost=1)
	S += C10_21_mem0 >= 31
	C10_21_mem0 += ADD_mem[2]

	C10_21_mem1 = S.Task('C10_21_mem1', length=1, delay_cost=1)
	S += C10_21_mem1 >= 31
	C10_21_mem1 += INPUT_mem_r

	C21_11 = S.Task('C21_11', length=1, delay_cost=1)
	S += C21_11 >= 31
	C21_11 += ADD[0]

	C10_20 = S.Task('C10_20', length=1, delay_cost=1)
	S += C10_20 >= 32
	C10_20 += ADD[2]

	C10_21 = S.Task('C10_21', length=1, delay_cost=1)
	S += C10_21 >= 32
	C10_21 += ADD[0]

	C00_20_mem0 = S.Task('C00_20_mem0', length=1, delay_cost=1)
	S += C00_20_mem0 >= 33
	C00_20_mem0 += ADD_mem[2]

	C00_20_mem1 = S.Task('C00_20_mem1', length=1, delay_cost=1)
	S += C00_20_mem1 >= 33
	C00_20_mem1 += INPUT_mem_r

	C00_20 = S.Task('C00_20', length=1, delay_cost=1)
	S += C00_20 >= 34
	C00_20 += ADD[3]

	C00_20_w = S.Task('C00_20_w', length=1, delay_cost=1)
	S += C00_20_w >= 34
	C00_20_w += INPUT_mem_w

	C11_11_mem0 = S.Task('C11_11_mem0', length=1, delay_cost=1)
	S += C11_11_mem0 >= 34
	C11_11_mem0 += ADD_mem[0]

	C11_11_mem1 = S.Task('C11_11_mem1', length=1, delay_cost=1)
	S += C11_11_mem1 >= 34
	C11_11_mem1 += ADD_mem[0]

	C20_21_mem0 = S.Task('C20_21_mem0', length=1, delay_cost=1)
	S += C20_21_mem0 >= 34
	C20_21_mem0 += ADD_mem[3]

	C20_21_mem1 = S.Task('C20_21_mem1', length=1, delay_cost=1)
	S += C20_21_mem1 >= 34
	C20_21_mem1 += ADD_mem[1]

	C11_11 = S.Task('C11_11', length=1, delay_cost=1)
	S += C11_11 >= 35
	C11_11 += ADD[2]

	C11_21_mem0 = S.Task('C11_21_mem0', length=1, delay_cost=1)
	S += C11_21_mem0 >= 35
	C11_21_mem0 += ADD_mem[2]

	C11_21_mem1 = S.Task('C11_21_mem1', length=1, delay_cost=1)
	S += C11_21_mem1 >= 35
	C11_21_mem1 += ADD_mem[3]

	C20_21 = S.Task('C20_21', length=1, delay_cost=1)
	S += C20_21 >= 35
	C20_21 += ADD[0]

	C20_31_mem0 = S.Task('C20_31_mem0', length=1, delay_cost=1)
	S += C20_31_mem0 >= 35
	C20_31_mem0 += ADD_mem[0]

	C20_31_mem1 = S.Task('C20_31_mem1', length=1, delay_cost=1)
	S += C20_31_mem1 >= 35
	C20_31_mem1 += ADD_mem[3]

	C11_10_mem0 = S.Task('C11_10_mem0', length=1, delay_cost=1)
	S += C11_10_mem0 >= 36
	C11_10_mem0 += MUL_mem[0]

	C11_10_mem1 = S.Task('C11_10_mem1', length=1, delay_cost=1)
	S += C11_10_mem1 >= 36
	C11_10_mem1 += ADD_mem[0]

	C11_21 = S.Task('C11_21', length=1, delay_cost=1)
	S += C11_21 >= 36
	C11_21 += ADD[1]

	C11_21_w = S.Task('C11_21_w', length=1, delay_cost=1)
	S += C11_21_w >= 36
	C11_21_w += INPUT_mem_w

	C20_20_mem0 = S.Task('C20_20_mem0', length=1, delay_cost=1)
	S += C20_20_mem0 >= 36
	C20_20_mem0 += ADD_mem[1]

	C20_20_mem1 = S.Task('C20_20_mem1', length=1, delay_cost=1)
	S += C20_20_mem1 >= 36
	C20_20_mem1 += MUL_mem[0]

	C20_31 = S.Task('C20_31', length=1, delay_cost=1)
	S += C20_31 >= 36
	C20_31 += ADD[0]

	C20_31_w = S.Task('C20_31_w', length=1, delay_cost=1)
	S += C20_31_w >= 36
	C20_31_w += INPUT_mem_w

	C11_10 = S.Task('C11_10', length=1, delay_cost=1)
	S += C11_10 >= 37
	C11_10 += ADD[0]

	C11_20_mem0 = S.Task('C11_20_mem0', length=1, delay_cost=1)
	S += C11_20_mem0 >= 37
	C11_20_mem0 += ADD_mem[0]

	C11_20_mem1 = S.Task('C11_20_mem1', length=1, delay_cost=1)
	S += C11_20_mem1 >= 37
	C11_20_mem1 += MUL_mem[0]

	C20_20 = S.Task('C20_20', length=1, delay_cost=1)
	S += C20_20 >= 37
	C20_20 += ADD[2]

	C20_30_mem0 = S.Task('C20_30_mem0', length=1, delay_cost=1)
	S += C20_30_mem0 >= 37
	C20_30_mem0 += ADD_mem[2]

	C20_30_mem1 = S.Task('C20_30_mem1', length=1, delay_cost=1)
	S += C20_30_mem1 >= 37
	C20_30_mem1 += MUL_mem[0]

	C11_20 = S.Task('C11_20', length=1, delay_cost=1)
	S += C11_20 >= 38
	C11_20 += ADD[1]

	C11_20_w = S.Task('C11_20_w', length=1, delay_cost=1)
	S += C11_20_w >= 38
	C11_20_w += INPUT_mem_w

	C20_30 = S.Task('C20_30', length=1, delay_cost=1)
	S += C20_30 >= 38
	C20_30 += ADD[0]

	C20_30_w = S.Task('C20_30_w', length=1, delay_cost=1)
	S += C20_30_w >= 38
	C20_30_w += INPUT_mem_w


	# new tasks
	T01 = S.Task('T01', length=1, delay_cost=1)
	T01 += alt(ADD)

	T01_mem0 = S.Task('T01_mem0', length=1, delay_cost=1)
	T01_mem0 += MUL_mem[0]
	S += 7<T01_mem0
	S += T01_mem0<=T01

	T01_mem1 = S.Task('T01_mem1', length=1, delay_cost=1)
	T01_mem1 += MUL_mem[0]
	S += 7<T01_mem1
	S += T01_mem1<=T01

	T41 = S.Task('T41', length=1, delay_cost=1)
	T41 += alt(ADD)

	T41_mem0 = S.Task('T41_mem0', length=1, delay_cost=1)
	T41_mem0 += MUL_mem[0]
	S += 8<T41_mem0
	S += T41_mem0<=T41

	T41_mem1 = S.Task('T41_mem1', length=1, delay_cost=1)
	T41_mem1 += MUL_mem[0]
	S += 8<T41_mem1
	S += T41_mem1<=T41

	T3_0 = S.Task('T3_0', length=1, delay_cost=1)
	T3_0 += alt(ADD)

	T3_0_mem0 = S.Task('T3_0_mem0', length=1, delay_cost=1)
	T3_0_mem0 += ADD_mem[2]
	S += 11<T3_0_mem0
	S += T3_0_mem0<=T3_0

	T3_0_mem1 = S.Task('T3_0_mem1', length=1, delay_cost=1)
	T3_0_mem1 += ADD_mem[2]
	S += 11<T3_0_mem1
	S += T3_0_mem1<=T3_0

	C010 = S.Task('C010', length=1, delay_cost=1)
	C010 += alt(ADD)

	C010_mem0 = S.Task('C010_mem0', length=1, delay_cost=1)
	C010_mem0 += ADD_mem[2]
	S += 13<C010_mem0
	S += C010_mem0<=C010

	C010_mem1 = S.Task('C010_mem1', length=1, delay_cost=1)
	C010_mem1 += ADD_mem[2]
	S += 13<C010_mem1
	S += C010_mem1<=C010

	C100 = S.Task('C100', length=1, delay_cost=1)
	C100 += alt(ADD)

	C100_mem0 = S.Task('C100_mem0', length=1, delay_cost=1)
	C100_mem0 += ADD_mem[2]
	S += 17<C100_mem0
	S += C100_mem0<=C100

	C100_mem1 = S.Task('C100_mem1', length=1, delay_cost=1)
	C100_mem1 += ADD_mem[2]
	S += 17<C100_mem1
	S += C100_mem1<=C100

	C210 = S.Task('C210', length=1, delay_cost=1)
	C210 += alt(ADD)

	C210_mem0 = S.Task('C210_mem0', length=1, delay_cost=1)
	C210_mem0 += ADD_mem[3]
	S += 16<C210_mem0
	S += C210_mem0<=C210

	C210_mem1 = S.Task('C210_mem1', length=1, delay_cost=1)
	C210_mem1 += ADD_mem[3]
	S += 16<C210_mem1
	S += C210_mem1<=C210

	T1_11 = S.Task('T1_11', length=1, delay_cost=1)
	T1_11 += alt(ADD)

	T1_11_mem0 = S.Task('T1_11_mem0', length=1, delay_cost=1)
	T1_11_mem0 += MUL_mem[0]
	S += 33<T1_11_mem0
	S += T1_11_mem0<=T1_11

	T1_11_mem1 = S.Task('T1_11_mem1', length=1, delay_cost=1)
	T1_11_mem1 += MUL_mem[0]
	S += 33<T1_11_mem1
	S += T1_11_mem1<=T1_11

	T2_1 = S.Task('T2_1', length=1, delay_cost=1)
	T2_1 += alt(ADD)

	T2_1_mem0 = S.Task('T2_1_mem0', length=1, delay_cost=1)
	T2_1_mem0 += MUL_mem[0]
	S += 34<T2_1_mem0
	S += T2_1_mem0<=T2_1

	T2_1_mem1 = S.Task('T2_1_mem1', length=1, delay_cost=1)
	T2_1_mem1 += MUL_mem[0]
	S += 34<T2_1_mem1
	S += T2_1_mem1<=T2_1

	T3_1 = S.Task('T3_1', length=1, delay_cost=1)
	T3_1 += alt(ADD)

	T3_1_mem0 = S.Task('T3_1_mem0', length=1, delay_cost=1)
	T3_1_mem0 += ADD_mem[2]
	S += 20<T3_1_mem0
	S += T3_1_mem0<=T3_1

	T3_1_mem1 = S.Task('T3_1_mem1', length=1, delay_cost=1)
	T3_1_mem1 += ADD_mem[2]
	S += 20<T3_1_mem1
	S += T3_1_mem1<=T3_1

	C011 = S.Task('C011', length=1, delay_cost=1)
	C011 += alt(ADD)

	C011_mem0 = S.Task('C011_mem0', length=1, delay_cost=1)
	C011_mem0 += ADD_mem[1]
	S += 26<C011_mem0
	S += C011_mem0<=C011

	C011_mem1 = S.Task('C011_mem1', length=1, delay_cost=1)
	C011_mem1 += ADD_mem[1]
	S += 26<C011_mem1
	S += C011_mem1<=C011

	C101 = S.Task('C101', length=1, delay_cost=1)
	C101 += alt(ADD)

	C101_mem0 = S.Task('C101_mem0', length=1, delay_cost=1)
	C101_mem0 += ADD_mem[0]
	S += 24<C101_mem0
	S += C101_mem0<=C101

	C101_mem1 = S.Task('C101_mem1', length=1, delay_cost=1)
	C101_mem1 += ADD_mem[0]
	S += 24<C101_mem1
	S += C101_mem1<=C101

	C11_0 = S.Task('C11_0', length=1, delay_cost=1)
	C11_0 += alt(ADD)

	C11_0_mem0 = S.Task('C11_0_mem0', length=1, delay_cost=1)
	C11_0_mem0 += ADD_mem[0]
	S += 30<C11_0_mem0
	S += C11_0_mem0<=C11_0

	C11_0_mem1 = S.Task('C11_0_mem1', length=1, delay_cost=1)
	C11_0_mem1 += ADD_mem[0]
	S += 30<C11_0_mem1
	S += C11_0_mem1<=C11_0

	C11_1 = S.Task('C11_1', length=1, delay_cost=1)
	C11_1 += alt(ADD)

	C11_1_mem0 = S.Task('C11_1_mem0', length=1, delay_cost=1)
	C11_1_mem0 += ADD_mem[0]
	S += 10<C11_1_mem0
	S += C11_1_mem0<=C11_1

	C11_1_mem1 = S.Task('C11_1_mem1', length=1, delay_cost=1)
	C11_1_mem1 += ADD_mem[0]
	S += 10<C11_1_mem1
	S += C11_1_mem1<=C11_1

	C211 = S.Task('C211', length=1, delay_cost=1)
	C211 += alt(ADD)

	C211_mem0 = S.Task('C211_mem0', length=1, delay_cost=1)
	C211_mem0 += ADD_mem[0]
	S += 22<C211_mem0
	S += C211_mem0<=C211

	C211_mem1 = S.Task('C211_mem1', length=1, delay_cost=1)
	C211_mem1 += ADD_mem[0]
	S += 22<C211_mem1
	S += C211_mem1<=C211

	C20_10 = S.Task('C20_10', length=1, delay_cost=1)
	C20_10 += alt(ADD)

	C20_10_mem0 = S.Task('C20_10_mem0', length=1, delay_cost=1)
	C20_10_mem0 += ADD_mem[2]
	S += 29<C20_10_mem0
	S += C20_10_mem0<=C20_10

	C20_10_mem1 = S.Task('C20_10_mem1', length=1, delay_cost=1)
	C20_10_mem1 += ADD_mem[2]
	S += 29<C20_10_mem1
	S += C20_10_mem1<=C20_10

	C20_11 = S.Task('C20_11', length=1, delay_cost=1)
	C20_11 += alt(ADD)

	C20_11_mem0 = S.Task('C20_11_mem0', length=1, delay_cost=1)
	C20_11_mem0 += ADD_mem[1]
	S += 30<C20_11_mem0
	S += C20_11_mem0<=C20_11

	C20_11_mem1 = S.Task('C20_11_mem1', length=1, delay_cost=1)
	C20_11_mem1 += ADD_mem[1]
	S += 30<C20_11_mem1
	S += C20_11_mem1<=C20_11

	C00_10 = S.Task('C00_10', length=1, delay_cost=1)
	C00_10 += alt(ADD)

	C00_10_mem0 = S.Task('C00_10_mem0', length=1, delay_cost=1)
	C00_10_mem0 += ADD_mem[3]
	S += 31<C00_10_mem0
	S += C00_10_mem0<=C00_10

	C00_10_mem1 = S.Task('C00_10_mem1', length=1, delay_cost=1)
	C00_10_mem1 += ADD_mem[3]
	S += 31<C00_10_mem1
	S += C00_10_mem1<=C00_10

	C01_20 = S.Task('C01_20', length=1, delay_cost=1)
	C01_20 += alt(ADD)

	C01_20_mem0 = S.Task('C01_20_mem0', length=1, delay_cost=1)
	C01_20_mem0 += ADD_mem[1]
	S += 27<C01_20_mem0
	S += C01_20_mem0<=C01_20

	C01_20_mem1 = S.Task('C01_20_mem1', length=1, delay_cost=1)
	C01_20_mem1 += ADD_mem[1]
	S += 27<C01_20_mem1
	S += C01_20_mem1<=C01_20

	C01_20_w = S.Task('C01_20_w', length=1, delay_cost=1)
	C01_20_w += alt(INPUT_mem_w)
	S += 0 < C01_20_w
	S += C01_20-1 <= C01_20_w

	C21_20 = S.Task('C21_20', length=1, delay_cost=1)
	C21_20 += alt(ADD)

	C21_20_mem0 = S.Task('C21_20_mem0', length=1, delay_cost=1)
	C21_20_mem0 += ADD_mem[2]
	S += 27<C21_20_mem0
	S += C21_20_mem0<=C21_20

	C21_20_mem1 = S.Task('C21_20_mem1', length=1, delay_cost=1)
	C21_20_mem1 += ADD_mem[2]
	S += 27<C21_20_mem1
	S += C21_20_mem1<=C21_20

	C21_20_w = S.Task('C21_20_w', length=1, delay_cost=1)
	C21_20_w += alt(INPUT_mem_w)
	S += 0 < C21_20_w
	S += C21_20-1 <= C21_20_w

	C00_11 = S.Task('C00_11', length=1, delay_cost=1)
	C00_11 += alt(ADD)

	C00_11_mem0 = S.Task('C00_11_mem0', length=1, delay_cost=1)
	C00_11_mem0 += ADD_mem[2]
	S += 23<C00_11_mem0
	S += C00_11_mem0<=C00_11

	C00_11_mem1 = S.Task('C00_11_mem1', length=1, delay_cost=1)
	C00_11_mem1 += ADD_mem[2]
	S += 23<C00_11_mem1
	S += C00_11_mem1<=C00_11

	C00_11_w = S.Task('C00_11_w', length=1, delay_cost=1)
	C00_11_w += alt(INPUT_mem_w)
	S += 0 < C00_11_w
	S += C00_11-1 <= C00_11_w

	C01_21 = S.Task('C01_21', length=1, delay_cost=1)
	C01_21 += alt(ADD)

	C01_21_mem0 = S.Task('C01_21_mem0', length=1, delay_cost=1)
	C01_21_mem0 += ADD_mem[3]
	S += 30<C01_21_mem0
	S += C01_21_mem0<=C01_21

	C01_21_mem1 = S.Task('C01_21_mem1', length=1, delay_cost=1)
	C01_21_mem1 += ADD_mem[3]
	S += 30<C01_21_mem1
	S += C01_21_mem1<=C01_21

	C01_21_w = S.Task('C01_21_w', length=1, delay_cost=1)
	C01_21_w += alt(INPUT_mem_w)
	S += 0 < C01_21_w
	S += C01_21-1 <= C01_21_w

	C21_21 = S.Task('C21_21', length=1, delay_cost=1)
	C21_21 += alt(ADD)

	C21_21_mem0 = S.Task('C21_21_mem0', length=1, delay_cost=1)
	C21_21_mem0 += ADD_mem[0]
	S += 31<C21_21_mem0
	S += C21_21_mem0<=C21_21

	C21_21_mem1 = S.Task('C21_21_mem1', length=1, delay_cost=1)
	C21_21_mem1 += ADD_mem[0]
	S += 31<C21_21_mem1
	S += C21_21_mem1<=C21_21

	C21_21_w = S.Task('C21_21_w', length=1, delay_cost=1)
	C21_21_w += alt(INPUT_mem_w)
	S += 0 < C21_21_w
	S += C21_21-1 <= C21_21_w

	C10_30 = S.Task('C10_30', length=1, delay_cost=1)
	C10_30 += alt(ADD)

	C10_30_mem0 = S.Task('C10_30_mem0', length=1, delay_cost=1)
	C10_30_mem0 += ADD_mem[2]
	S += 32<C10_30_mem0
	S += C10_30_mem0<=C10_30

	C10_30_mem1 = S.Task('C10_30_mem1', length=1, delay_cost=1)
	C10_30_mem1 += ADD_mem[2]
	S += 32<C10_30_mem1
	S += C10_30_mem1<=C10_30

	C10_30_w = S.Task('C10_30_w', length=1, delay_cost=1)
	C10_30_w += alt(INPUT_mem_w)
	S += 0 < C10_30_w
	S += C10_30-1 <= C10_30_w

	C10_31 = S.Task('C10_31', length=1, delay_cost=1)
	C10_31 += alt(ADD)

	C10_31_mem0 = S.Task('C10_31_mem0', length=1, delay_cost=1)
	C10_31_mem0 += ADD_mem[0]
	S += 32<C10_31_mem0
	S += C10_31_mem0<=C10_31

	C10_31_mem1 = S.Task('C10_31_mem1', length=1, delay_cost=1)
	C10_31_mem1 += ADD_mem[0]
	S += 32<C10_31_mem1
	S += C10_31_mem1<=C10_31

	C10_31_w = S.Task('C10_31_w', length=1, delay_cost=1)
	C10_31_w += alt(INPUT_mem_w)
	S += 0 < C10_31_w
	S += C10_31-1 <= C10_31_w

	solvers.mip.solve(S,msg=1,kind='CPLEX', time_limit=3600)

	solution = [['hoge']*len(S.solution()[1]) for i in range(len(S.solution()))]
	for i in range(len(S.solution())):
		for j in range(len(S.solution()[i])):
			solution[i][j]=str(S.solution()[i][j])
	print(solution)

	cycles = int(solution[-1][3])

	pic_file_name = "SQR012345_mul1_add4/SQR012345_mul1_add4_3.png"
	if(S.solution() != []):
		plotters.matplotlib.plot(S,img_filename=pic_file_name, vertical_text=True, fig_size=(cycles*0.25+3, 5), show_task_labels=False)

	return solution

if __name__ == "__main__":
	solution = solve_SQR012345_mul1_add4_3(0, 0)
